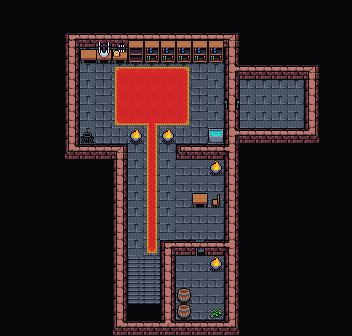

A level layout from a 2D game, rendered from its tile map. Below: a short description, then the map file with tile-grid data replaced by summaries:
An orthogonal 22x21 tile map with 16x16 px tiles, 4 tile layers (Collision, Tilelaag 3, Tilelaag 2, background), 3 tilesets and 6 objects.

<map version="1.10" tiledversion="1.10.1" orientation="orthogonal" renderorder="right-down" width="22" height="21" tilewidth="16" tileheight="16" infinite="0" nextlayerid="17" nextobjectid="174">
 <editorsettings>
  <export format="tmx" />
 </editorsettings>
 <tileset firstgid="1" source="../tileset/main.tsx" />
 <tileset firstgid="10113" source="../tileset/buildings.tsx" />
 <tileset firstgid="11905" source="../tileset/main-nocollide.tsx" />
 <layer id="16" name="Collision" width="22" height="21">
  <data>[462 cells, 102 non-empty, 2 distinct tile ids]</data>
 </layer>
 <layer id="15" name="Tilelaag 3" width="22" height="21">
  <data>[462 cells, 151 non-empty, 5 distinct tile ids]</data>
 </layer>
 <layer id="14" name="Tilelaag 2" width="22" height="21">
  <data>[462 cells, 183 non-empty, 19 distinct tile ids]</data>
 </layer>
 <layer id="13" name="background" width="22" height="21">
  <properties>
   <property name="spriteLayer" type="bool" value="true" />
  </properties>
  <data>[462 cells, 290 non-empty, 34 distinct tile ids]</data>
 </layer>
 <objectgroup id="12" name="Kopie van Objects" opacity="0.9" offsetx="3.15789" offsety="7.89474">
  <object id="140" template="../obj/treasure.tx" x="240.675" y="89.0923">
   <properties>
    <property name="reward">[{
  "type": "randomCard",
  "count": 1,
  "rarity": [ "rare", "mythic rare" ],
  "colors": [ "colorID" ]
},{
  "type": "randomCard",
  "count": 4,
  "rarity": [ "uncommon" ],
  "addMaxCount": 2
}]</property>
    <property name="spawn.Hard" type="bool" value="false" />
   </properties>
  </object>
  <object id="150" template="../obj/enemy.tx" x="141.842" y="91.272">
   <properties>
    <property name="effect">{ "startBattleWithCardInCommandZone": [ "Tibalt's Boss Effect"]
}</property>
    <property name="enemy" value="Tibalt" />
    <property name="reward">[
  {
    "type": "item",
    "probability": 1,
    "count": 1,
    "itemName": "Tibalt's Key"
  }
]
</property>
    <property name="spawn.Easy" type="bool" value="true" />
    <property name="spawn.Hard" type="bool" value="true" />
   </properties>
  </object>
  <object id="166" template="../obj/manashards.tx" x="275.818" y="86.5449" />
  <object id="167" template="../obj/booster.tx" x="242.398" y="116.332">
   <properties>
    <property name="reward">[
  {
    "editions": [ "AVR" ],
    "type": "card",
    "count": 10,
    "rarity": [ "Common" ]
  },
  {
    "editions": [ "AVR" ],
    "type": "card",
    "count": 3,
    "rarity": [ "Uncommon" ]
  },
  {
    "editions": [ "AVR" ],
    "type": "card",
    "count": 3,
    "rarity": [ "Rare", "Mythic Rare" ]
  }
]
</property>
   </properties>
  </object>
  <object id="168" template="../obj/gate.tx" gid="3221229597" x="226.93" y="108.325" width="9.99747" height="21.9971" rotation="90.4687">
   <properties>
    <property name="dialog">[{
    "text":"This door is locked",
    "options":[
    { "name":"go away" },
    {      
        "name":"unlock with Tibalt's Key",     
        "condition":[{"item":"Tibalt's Key"}],    
        "text":"The gate is unlocked",
        "options":[{"name":"continue", "action":[ {"deleteMapObject":-1},{"removeItem":"Tibalt's Key"}]} ]
    }
    ]
}]</property>
   </properties>
  </object>
  <object id="170" template="../obj/door_down.tx" x="124.811" y="303.18" width="32.3503" height="30.8105" rotation="0.284412">
   <properties>
    <property name="direction" value="up" />
    <property name="teleport" value="maps/map/tibalt_f1.tmx" />
    <property name="teleportObjectId" value="199" />
   </properties>
  </object>
 </objectgroup>
</map>
